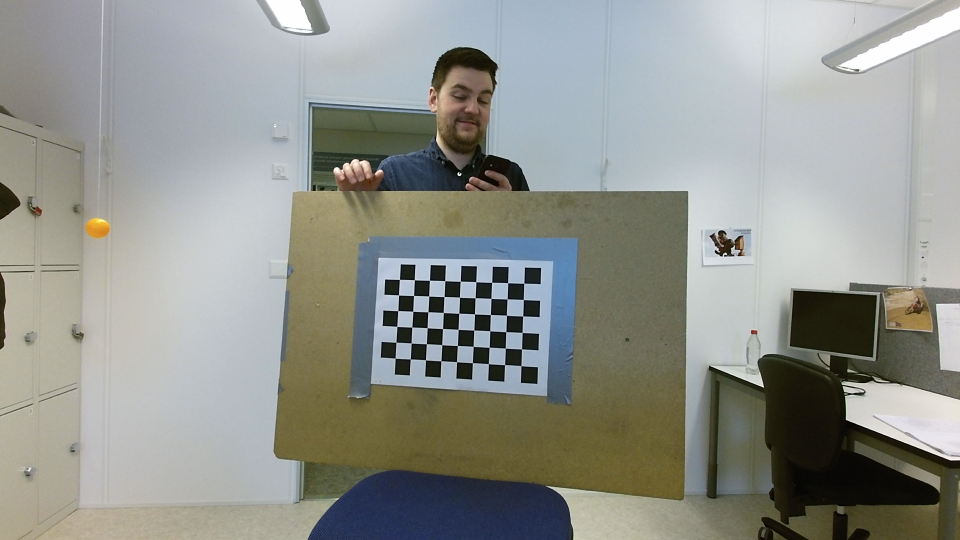
#> input picture Kinect Calibration/RGB_Frame/0.jpg, 1920 x 1080 px, given as the content of the folder C:/Users/Workstation/Documents/Kinect Calibration/IR_Frame, which was not available (shown at 1/2 size)
$ python kinect_calib_calib.py
#> lines starting #> are read from the running program, lines starting #| are printed output that depends on the picture; pictures that were not available may be replaced by others from this repository, and a replacement may not be noted
import cv2
import numpy as np
import os
from glob import glob
import shelve

isRGB = False

rgbFolder = 'C:/Users/Workstation/Documents/Kinect Calibration/RGB_Frame/'
irFolder = 'C:/Users/Workstation/Documents/Kinect Calibration/IR_Frame/'

rgbCameraPath = 'C:/Users/Workstation/Documents/Kinect Calibration/results/RGB'
irCameraPath = 'C:/Users/Workstation/Documents/Kinect Calibration/results/IR'

pattern_size = (6,9)
square_size = 0.035 # metres
if (isRGB):
    img_names = glob(rgbFolder + '*.jpg')
    CAMERA_PATH = rgbCameraPath
else:
    img_names = glob(irFolder + '*.jpg')
    CAMERA_PATH = irCameraPath

# Create object points
pattern_points = np.zeros((np.prod(pattern_size),3), np.float32)
pattern_points[:, :2] = np.indices(pattern_size).T.reshape(-1,2)
pattern_points *= square_size

obj_points = []
img_points = []

h, w = 0, 0

for fn in img_names:
    print('processing %s ...' % fn)

    img = cv2.imread(fn, 0)
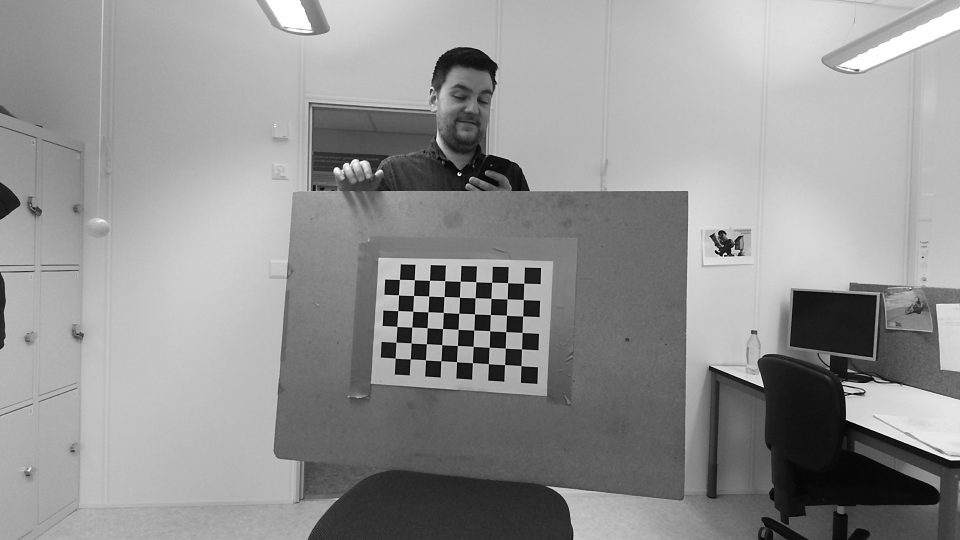
#> img: shape (1080, 1920) (shown at 1/2 size); min 0, max 255, mean 147
    if img is None:
        print('failed to load', fn)
        continue

    h,w = img.shape[:2]
#> h = 1080; w = 1920
    found, corners = cv2.findChessboardCorners(img, pattern_size, flags = cv2.CALIB_CB_ADAPTIVE_THRESH)
#> found = True; corners = 54 rows, first 8: [1048.1, 566.8], [1047.1, 599.5], [1045.9, 632.5], [1044.7, 665.3], [1043.5, 698.3], [1042.4, 731.9], [1016, 566], [1014.6, 598.4]

    if found:
        cv2.cornerSubPix(img, corners, (5,5), (-1,1), (cv2.TERM_CRITERIA_EPS + cv2.TERM_CRITERIA_MAX_ITER, 30, 0.001))
    if not found:
        print('Chessboard not found')
        continue

    img_points.append(corners.reshape(-1,2))
    obj_points.append(pattern_points)

    # save img_points for future stereo calibration
    img_file = shelve.open(os.path.splitext(fn)[0],'n')
    img_file['img_points'] = corners.reshape(-1,2)
    img_file.close()

    print('ok')

rms, camera_matrix, dist_coefs, rvecs, tvecs = cv2.calibrateCamera(obj_points,
                                                                   img_points,
                                                                   (w,h),
                                                                   None,
                                                                   None,
                                                                   criteria = (cv2.TERM_CRITERIA_EPS + cv2.TERM_CRITERIA_MAX_ITER, 120, 0.001),
                                                                   flags = 0)
#> rms = 0.1; camera_matrix = [[1280, 0, 1044.4], [0, 1237.9, 454], [0, 0, 1]]; dist_coefs = [[-0.149, 2.42, 0.00451, -0.00881, -12.26]]; rvecs = ([0.123, 0.262, 1.58],); tvecs = ([0.00413, 0.122, 1.33],)

#save calibration results
#> (the run stopped early here; a loop or call above may not have finished)

$ run again, on Kinect Calibration/RGB_Frame/12.jpg
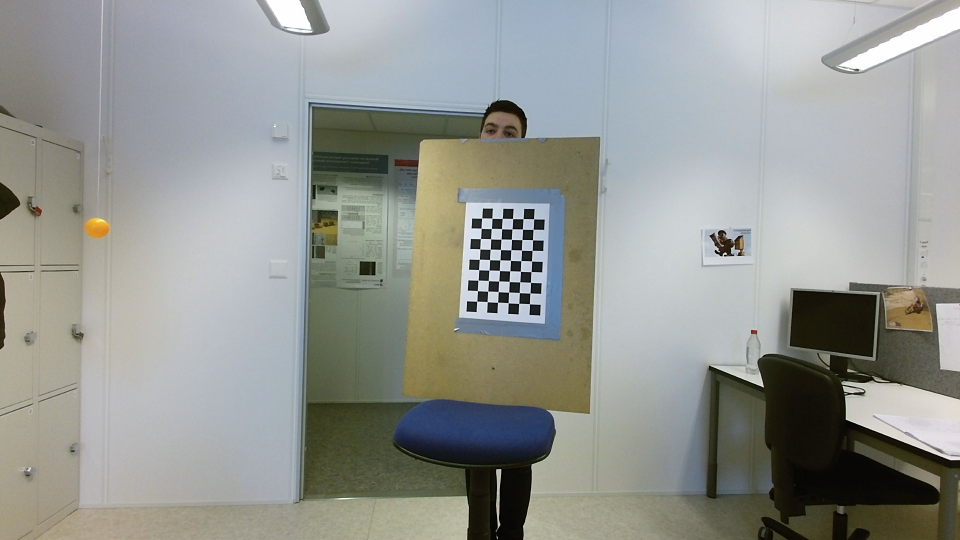
#> input picture Kinect Calibration/RGB_Frame/12.jpg, 1920 x 1080 px, given as the content of the folder C:/Users/Workstation/Documents/Kinect Calibration/IR_Frame, which was not available (shown at 1/2 size)
#> `img = cv2.imread(fn, 0)`:
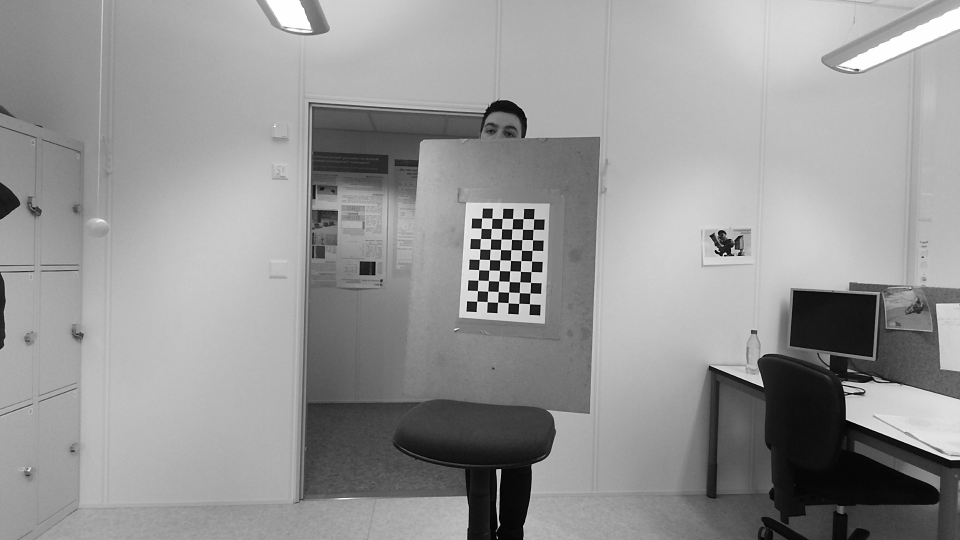
#> img: shape (1080, 1920) (shown at 1/2 size); min 0, max 255, mean 149.3
#> found = True; corners = 54 rows, first 8: [1059.5, 608.2], [1038, 607.1], [1017, 606.1], [995.7, 604.9], [974.8, 603.8], [954.2, 602.8], [1060.5, 586.5], [1039, 585.6]
#> rms = 0.072; camera_matrix = [[1025.1, 0, 959.5], [0, 1025.1, 539.5], [0, 0, 1]]; dist_coefs = [[-0.0293, -1.4, -0.000177, -0.000242, 132.5]]; rvecs = ([-0.328, -0.161, -3.07],); tvecs = ([0.162, 0.111, 1.66],)

$ run again, on Kinect Calibration/RGB_Frame/14.jpg
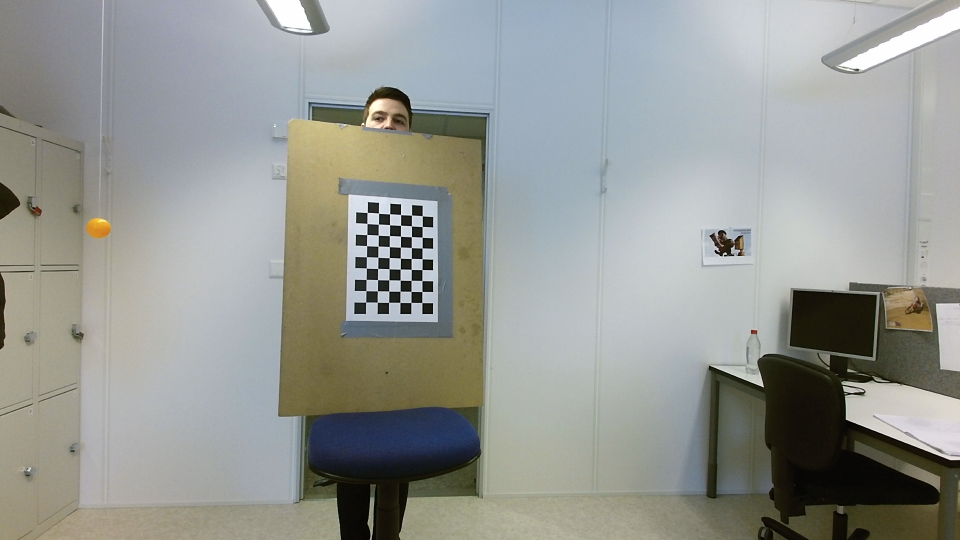
#> input picture Kinect Calibration/RGB_Frame/14.jpg, 1920 x 1080 px, given as the content of the folder C:/Users/Workstation/Documents/Kinect Calibration/IR_Frame, which was not available (shown at 1/2 size)
#> `img = cv2.imread(fn, 0)`:
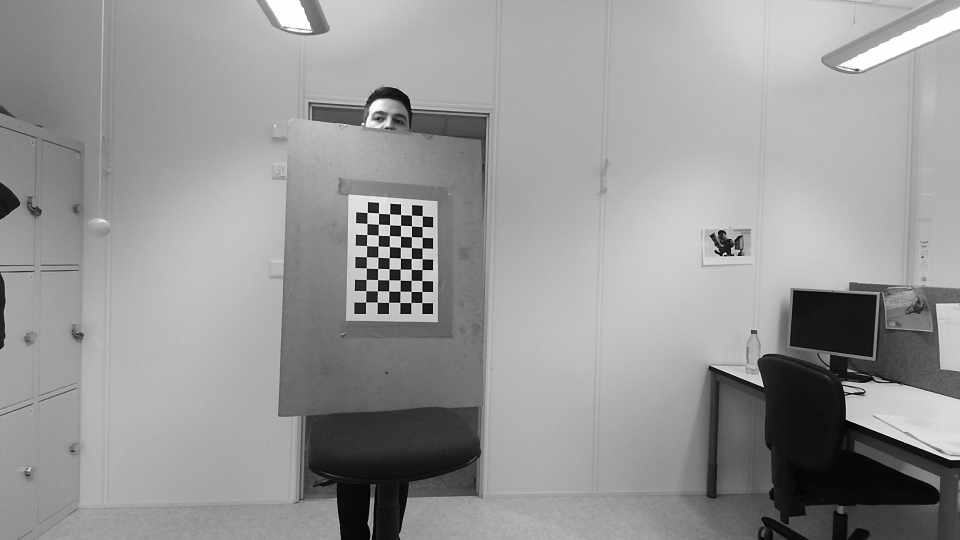
#> img: shape (1080, 1920) (shown at 1/2 size); min 0, max 255, mean 150.9
#> found = True; corners = 54 rows, first 8: [844.4, 605.7], [822.4, 605.4], [800.4, 605.4], [777.8, 605.1], [755, 604.8], [731.8, 604.7], [844.4, 583.4], [822.6, 583.3]
#> rms = 0.0889; camera_matrix = [[702.5, 0, 1004.1], [0, 741.9, 565.9], [0, 0, 1]]; dist_coefs = [[-0.0799, 0.209, -0.016, -0.0158, -0.257]]; rvecs = ([0.345, -0.188, -3.12],); tvecs = ([-0.265, 0.0637, 1.17],)
